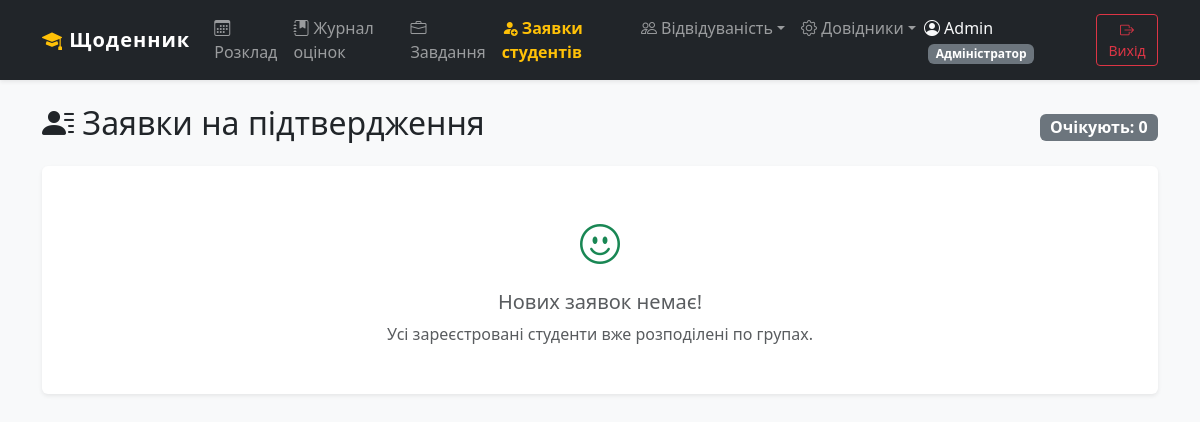
The app's page /accounts/pending-students/ (signed in), older data.
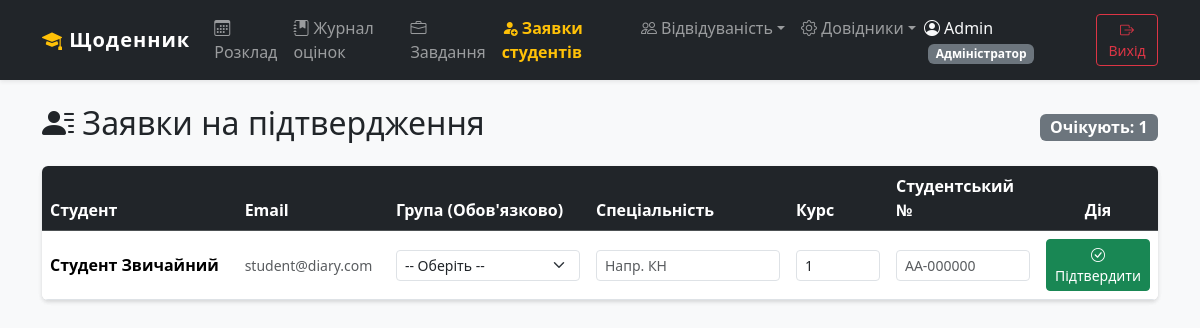
The same page, newer data.
### accounts/models.py (models this page shows, shortened)
class Student(models.Model):
    user = models.OneToOneField(User, on_delete=models.CASCADE, related_name='student_profile', primary_key=True)
    group = models.ForeignKey('subjects.Group', on_delete=models.SET_NULL, null=True, blank=True, verbose_name='Група')
    specialty = models.CharField(max_length=100, verbose_name='Спеціальність')
    year_of_study = models.PositiveIntegerField(verbose_name='Рік навчання')
    student_card_no = models.CharField(max_length=20, unique=True, verbose_name='Номер студентського')

class User(AbstractUser):
    ROLE_CHOICES = (
        ('admin', 'Адміністратор'),
        ('teacher', 'Викладач'),
        ('student', 'Студент'),
    )
    role = models.CharField(max_length=10, choices=ROLE_CHOICES, default='student', verbose_name='Роль')
    photo = models.ImageField(upload_to='avatars/', default='avatars/default.png', verbose_name='Фото профілю', blank=True, null=True)

### accounts/views.py (the view, shortened to what this page needs)
# urls.py: path('pending-students/', PendingStudentsView.as_view(), name='pending_students'),
class PendingStudentsView(UserPassesTestMixin, View):
    template_name = 'accounts/pending_students.html'
    def test_func(self):
        user = self.request.user
        return user.is_authenticated and (user.is_superuser or user.role == 'admin')
    def get(self, request):
        pending_students = Student.objects.filter(group__isnull=True).select_related('user')
        groups = Group.objects.all()
        return render(request, self.template_name, {
            'pending_students': pending_students,
            'groups': groups
        })

### templates/accounts/pending_students.html (shortened to what this page needs)
{% extends 'base.html' %}
{% block content %}
<div class="d-flex justify-content-between align-items-center mt-4 mb-3">
    <h2><i class="bi bi-person-lines-fill"></i> Заявки на підтвердження</h2>
    <span class="badge bg-secondary fs-6">Очікують: {{ pending_students.count }}</span>
</div>
<div class="card shadow-sm border-0 mb-5">
    {% if pending_students %}
        <div class="table-responsive bg-white rounded">
            <table class="table table-hover align-middle mb-0">
                <thead class="table-dark">
                    <tr>
                        <th>Студент</th>
                        <th>Email</th>
                        <th width="200">Група (Обов'язково)</th>
                        <th width="200">Спеціальність</th>
                        <th width="100">Курс</th>
                        <th width="150">Студентський №</th>
                        <th width="120" class="text-center">Дія</th>
                    </tr>
                </thead>
                <tbody>
                    {% for student in pending_students %}
                    <tr>
                        <td class="fw-bold">{{ student.user.get_full_name }}</td>
                        <td class="text-muted small">{{ student.user.email }}</td>
                        <td>
                            <select name="group_id" form="confirm_form_{{ student.pk }}" class="form-select form-select-sm" required>
                                <option value="">-- Оберіть --</option>
                            </select>
                        </td>
                        <td>
                            <input type="text" name="specialty" form="confirm_form_{{ student.pk }}" class="form-control form-control-sm" placeholder="Напр. КН">
                        </td>
                        <td>
                            <input type="number" name="year_of_study" form="confirm_form_{{ student.pk }}" class="form-control form-control-sm" value="1" min="1" max="6">
                        </td>
                        <td>
                            <input type="text" name="student_card_no" form="confirm_form_{{ student.pk }}" class="form-control form-control-sm" placeholder="AA-000000">
                        </td>
                        <td class="text-center">
                            <button type="submit" form="confirm_form_{{ student.pk }}" class="btn btn-success btn-sm w-100">
                                <i class="bi bi-check-circle"></i> Підтвердити
                            </button>
                        </td>
                    </tr>
                    {% endfor %}
                </tbody>
            </table>
        </div>
    {% else %}
        <div class="card-body text-center py-5">
            <i class="bi bi-emoji-smile fs-1 text-success mb-3 d-block"></i>
            <h5 class="text-muted">Нових заявок немає!</h5>
            <p class="text-muted mb-0">Усі зареєстровані студенти вже розподілені по групах.</p>
        </div>
    {% endif %}
</div>
{% endblock %}

Row changes from the older to the newer data that the page shows:
added Student: user.get_full_name "Студент Звичайний", user.email "student@diary.com"
Text that changed along with them:
{{ pending_students.count }}: "0" → "1"
text no longer shown: "Нових заявок немає! Усі зареєстровані студенти вже розподілені по групах."
text now shown: "Студент Email Група (Обов'язково) Спеціальність Курс Студентський № Дія"
